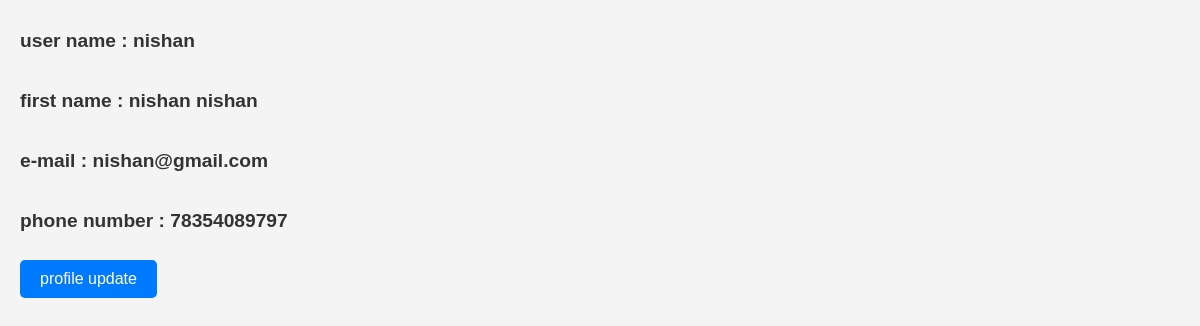
The app's page /userprofile (signed in), older data.
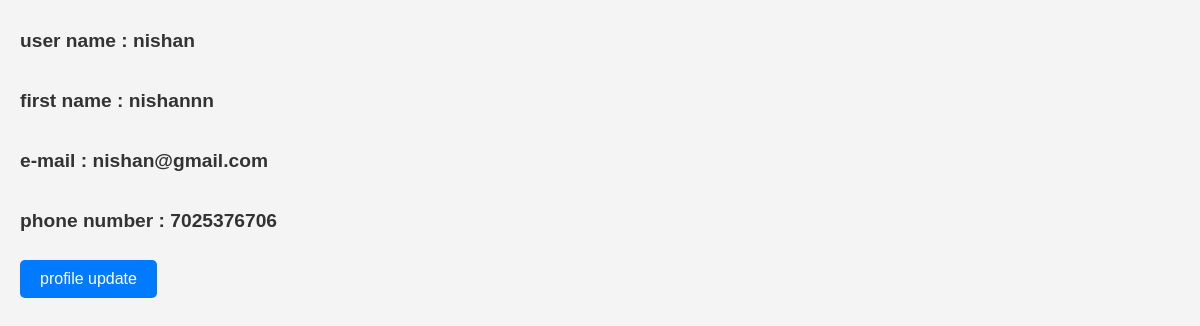
The same page, newer data.
### myapp/models.py (models this page shows, shortened)
class CustomUser(AbstractUser):
    phone_number=models.IntegerField(null=True,blank=True)

### myapp/views.py (the view)
# urls.py: path('userprofile',views.userprofile,name='userprofile'),
def userprofile(request):
    user=CustomUser.objects.get(id=request.user.id)
    return render(request,"userprofile.html",{'data':user})

### templates/userprofile.html (shortened to what this page needs)
<!DOCTYPE html>
<html lang="en">
<head>
</head>
<body>
    <h2>user name : {{data.username}}</data></h2><br>
    <h2>first name : {{data.first_name}}</data></h2><br>
    <h2>e-mail : {{data.email}}</data></h2><br>
    <h2>phone number : {{data.phone_number}}</data></h2><br>
    <button type="submit"><a href="{% url 'update' %}">profile update</a></button>
</body>
</html>

Row changes from the older to the newer data that the page shows:
changed CustomUser "nishan": first_name "nishan nishan" → "nishannn"; phone_number "78354089797" → "7025376706"
